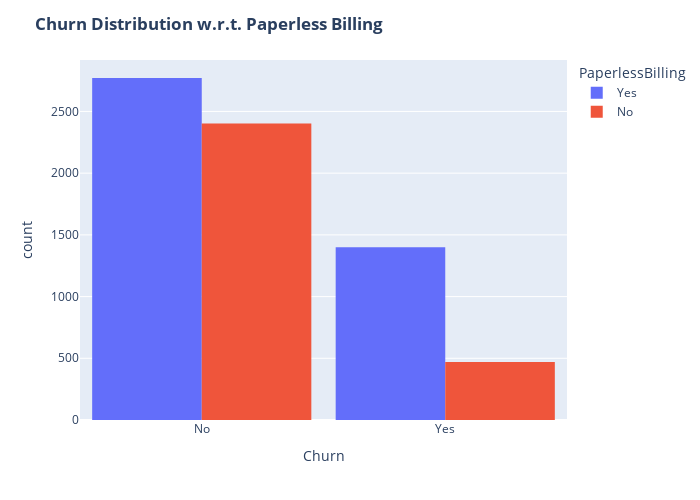

The notebook cell saved with this chart:
### Markdown cell above
Customers that doesn't have partners are more likely to churn

### Code cell
PaperlessBilling_map = {0:'No',1:'Yes'}

plot_churn_vs_category(
    Data,
    churn_col="Churn",
    category_col="PaperlessBilling",
    title="<b>Churn Distribution w.r.t. Paperless Billing</b>"
)

### Figure 1 — Plotly figure (JSON) as saved in the notebook; plotly's stock layout.template omitted (floating-point values rounded to 4 significant figures; data arrays with more than 128 entries replaced by an {"elided": "..."} marker saying what was removed)
{"data": [{"alignmentgroup": "True", "bingroup": "x", "hovertemplate": "PaperlessBilling=Yes<br>Churn=%{x}<br>count=%{y}<extra></extra>", "legendgroup": "Yes", "marker": {"color": "#636efa", "pattern": {"shape": ""}}, "name": "Yes", "offsetgroup": "Yes", "orientation": "v", "showlegend": true, "type": "histogram", "x": {"elided": "4171 str values"}, "xaxis": "x", "yaxis": "y"}, {"alignmentgroup": "True", "bingroup": "x", "hovertemplate": "PaperlessBilling=No<br>Churn=%{x}<br>count=%{y}<extra></extra>", "legendgroup": "No", "marker": {"color": "#EF553B", "pattern": {"shape": ""}}, "name": "No", "offsetgroup": "No", "orientation": "v", "showlegend": true, "type": "histogram", "x": {"elided": "2872 str values"}, "xaxis": "x", "yaxis": "y"}], "layout": {"bargap": 0.1, "barmode": "group", "height": 500, "legend": {"title": {"text": "PaperlessBilling"}, "tracegroupgap": 0}, "margin": {"t": 60}, "title": {"text": "<b>Churn Distribution w.r.t. Paperless Billing</b>"}, "width": 700, "xaxis": {"anchor": "y", "domain": [0, 1], "title": {"text": "Churn"}}, "yaxis": {"anchor": "x", "domain": [0, 1], "title": {"text": "count"}}}}
